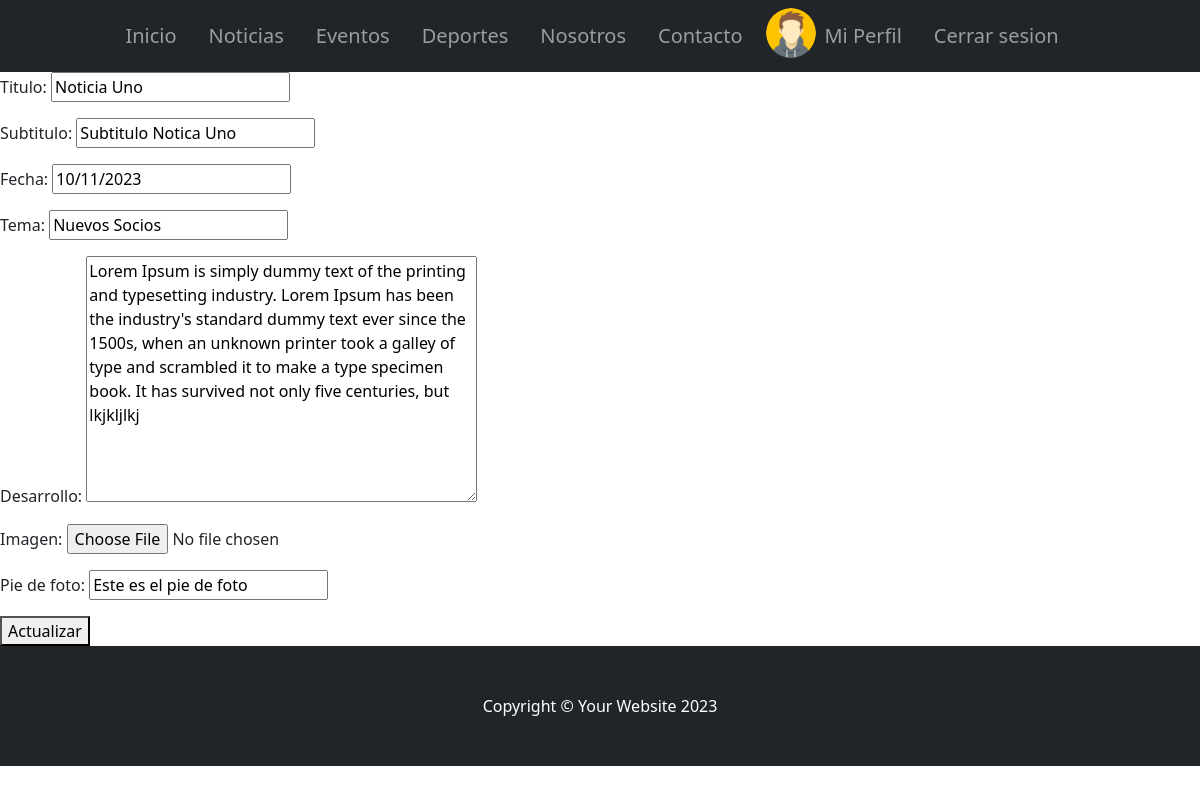
The app's page /AppClub/actualizarNoticias/2/ (signed in), older data.
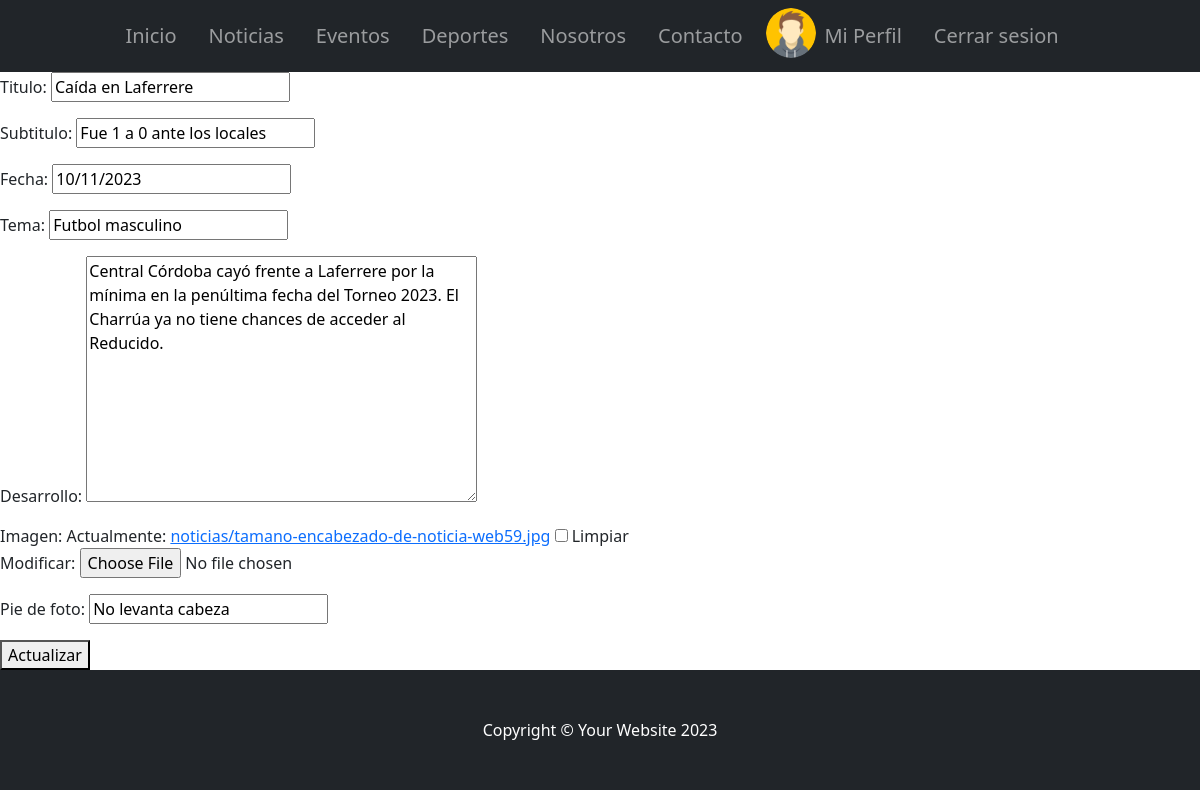
The same page, newer data.
### AppClub/models.py (models this page shows, shortened)
class Noticia(models.Model):
    titulo = models.CharField(max_length=100)
    subtitulo = models.CharField(max_length=100)
    fecha = models.DateField()
    tema = models.CharField(max_length=100)
    desarrollo = models.TextField(max_length=300)
    imagen = models.ImageField(upload_to="noticias", null=True, blank=True)
    pie_de_foto = models.CharField(max_length=100)

### AppClub/views.py (the view, shortened to what this page needs)
class NoticiaUpdate(LoginRequiredMixin, UpdateView):
    model = Noticia
    template_name = "noticia_update.html"
    form_class = NoticiaFormulario
    success_url = reverse_lazy("listarNoticias")

### AppClub/forms.py
class NoticiaFormulario(forms.ModelForm):
    class Meta:
        model = Noticia
        fields = "__all__"
    def __init__(self, *args, **kwargs):
        super(NoticiaFormulario, self).__init__(*args, **kwargs)
        self.fields["imagen"].widget.attrs["accept"] = "image/*"

### AppClub/templates/noticia_update.html
{% extends 'padre.html' %}
{% block ContenidoQueCambia %}
<form action="{% url 'actualizarNoticias' pk=noticia.id %}" method="post" enctype="multipart/form-data"> {% csrf_token %}
    {{form.as_p}}
    <button type="submit"> Actualizar </button>
</form>
{% endblock ContenidoQueCambia %}

Row changes from the older to the newer data that the page shows:
changed Noticia: titulo "Noticia Uno" → "Caída en Laferrere"; subtitulo "Subtitulo Notica Uno" → "Fue 1 a 0 ante los locales"; tema "Nuevos Socios" → "Futbol masculino"; desarrollo "Lorem Ipsum is simply dummy text of the printing and typesetting industry. Lorem Ipsum has been the industry's standard dummy text ever since the 1500s, when an unknown printer took a galley of type and scrambled it to make a type specimen book. It has survived not only five centuries, but lkjkljlkj" → "Central Córdoba cayó frente a Laferrere por la mínima en la penúltima fecha del Torneo 2023. El Charrúa ya no tiene chances de acceder al Reducido."; pie_de_foto "Este es el pie de foto" → "No levanta cabeza"
Text that changed along with them:
form field as_p: (not shown) → "☐"
text no longer shown: "Titulo: Subtitulo: Fecha: Tema: Desarrollo: Imagen: Pie de foto:"
text now shown: "Titulo: Subtitulo: Fecha: Tema: Desarrollo: Imagen: Actualmente: noticias/tamano-encabezado-de-noticia-web59.jpg Limpiar Modificar: Pie de foto:"
